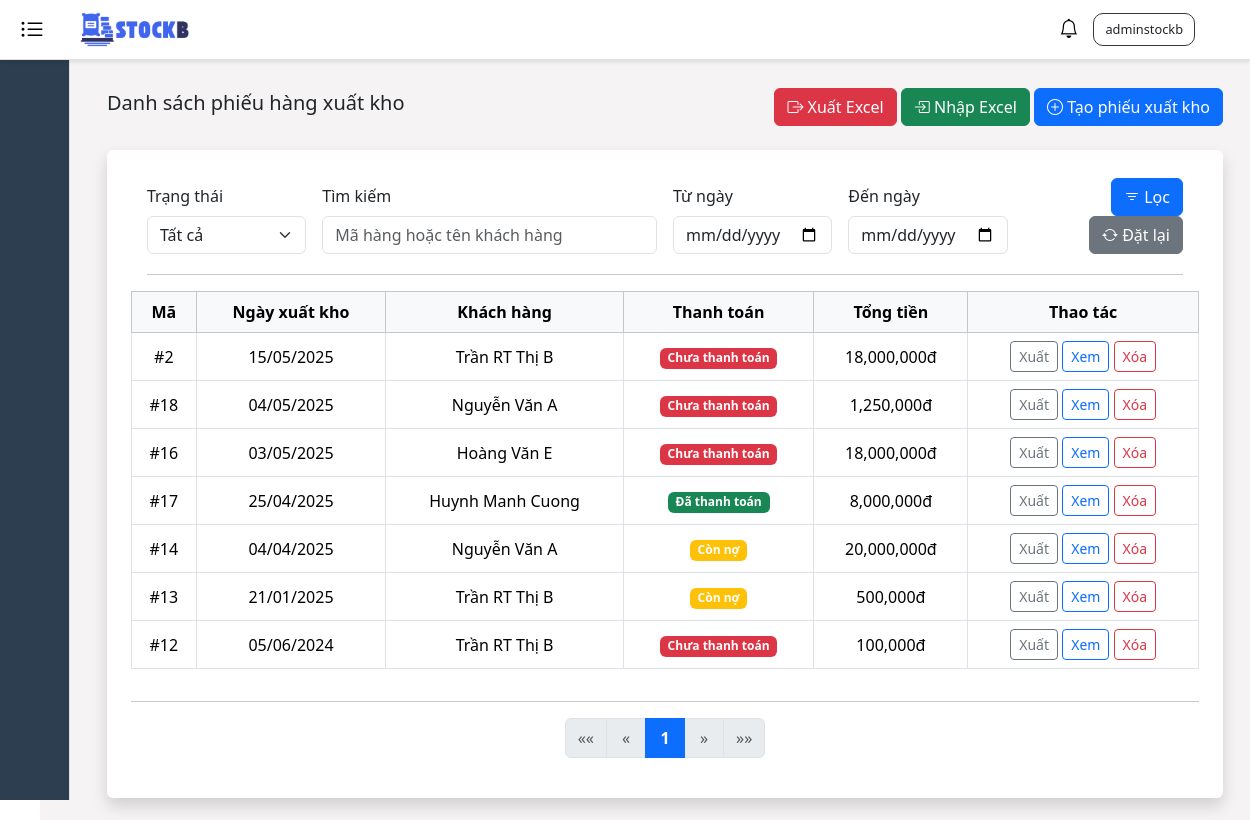
Page /stock-out/ (signed in) on the earlier database version.
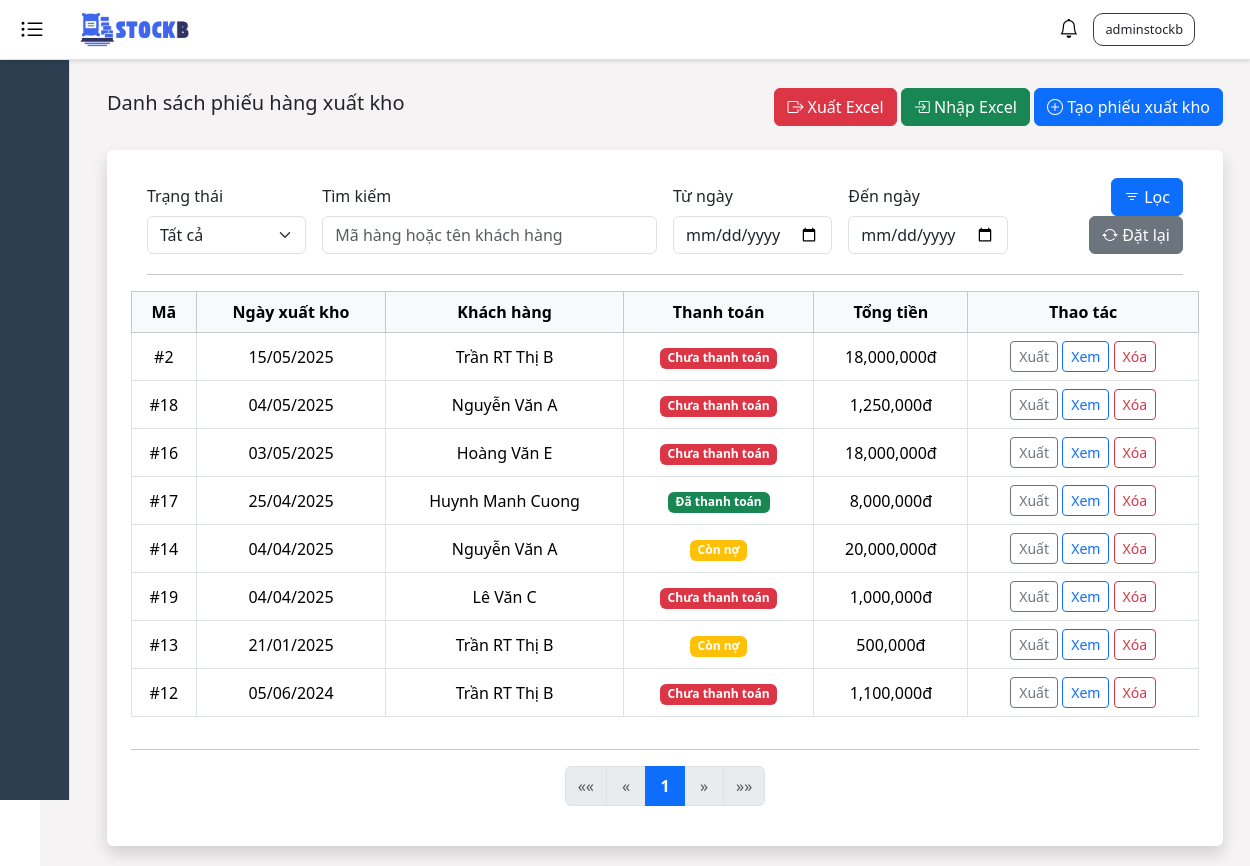
Same page on the later database version.
### stockb/models.py (models this page shows, shortened)
class StockOut(models.Model):
    PAYMENT_STATUS_CHOICES = [
        ('UNPAID', 'Chưa thanh toán'),
        ('PARTIALLY_PAID', 'Còn nợ'),
        ('PAID', 'Đã thanh toán'),
    ]
    export_date = models.DateField()
    payment_status = models.CharField(
        max_length=20,
        choices=PAYMENT_STATUS_CHOICES,
        default='UNPAID'
    )
    notes = models.TextField(blank=True)
    customer = models.ForeignKey(Customer, on_delete=models.SET_NULL, null="true")
    amount_paid = models.DecimalField(max_digits=20, decimal_places=0, default=0)
    created_by = models.ForeignKey(
        User,
        on_delete=models.SET_NULL,
        null=True,
        blank=True,
        related_name='stock_out_created'
    )
    updated_by = models.ForeignKey(
        User,
        on_delete=models.SET_NULL,
        null=True,
        blank=True,
        related_name='stock_out_updated'
    )
    created_at = models.DateTimeField(auto_now_add=True)
    updated_at = models.DateTimeField(auto_now=True)
    def total_amount(self):
        total = sum(
            detail.quantity * detail.selling_price * (1 - detail.discount / 100)
            for detail in self.stockoutdetail_set.all()
        )
        return total

### stockb/views/stock_out_views.py (the view, shortened to what this page needs)
# urls.py: path('stock-out/', stock_out_views.stock_out, name='stock_out'),
@login_required
def stock_out(request):
    stock_outs = StockOut.objects.all().order_by('-export_date')
    stock_out_list = []
    filter_type = request.GET.get('filter', 'all')
    search_text = request.GET.get('search', '')
    start_date = request.GET.get('start_date', '')
    end_date = request.GET.get('end_date', '')
    if filter_type == 'partially_paid':
        stock_outs = stock_outs.filter(payment_status='PARTIALLY_PAID')
    elif filter_type == 'paid':
        stock_outs = stock_outs.filter(payment_status='PAID')
    elif filter_type == 'unpaid':
        stock_outs = stock_outs.filter(payment_status='UNPAID')
    for stock_out in stock_outs:
        stock_out_list.append({
            'id': stock_out.id,
            'export_date': stock_out.export_date,
            'customer': f"{stock_out.customer.first_name} {stock_out.customer.last_name}",
            'payment_status': stock_out.payment_status,
            'total_amount': stock_out.total_amount(),
        })
    paginator = Paginator(stock_out_list, 10)
    page_number = request.GET.get('page')
    page_obj = paginator.get_page(page_number)
    context = {
        "title": "Trang xuất kho",
        'filter_type': filter_type,
        "stock_out_list": page_obj,
        "search_text": search_text,
        "start_date": start_date,
        "end_date": end_date,
    }
    return render(request, "stock_out/stock_out_list.html", context)

### stockb/context_processors.py (called while the page is built)
def notifications(request):
    return {
        'notifications': Notification.objects.all()[:50]
    }

### stockb/templates/stock_out/stock_out_list.html (shortened to what the changed rows need)
{% extends 'base.html' %}
{% load humanize %}
{% block content %}
    <div class="container bg-white p-4 rounded shadow">
        <div class="table-responsive">
          <table class="table table-bordered align-middle text-center">
            <thead class="table-light">
              <tr>
                <th scope="col">Mã</th>
                <th scope="col">Ngày xuất kho</th>
                <th scope="col">Khách hàng</th>
                <th scope="col">Thanh toán</th>
                <th scope="col">Tổng tiền</th>
                <th scope="col">Thao tác</th>
              </tr>
            </thead>
            {% for item in stock_out_list %}
            <tbody>
              <tr>
                <td>#{{item.id}}</td>
                <td>{{item.export_date|date:"d/m/Y"}}</td>
                <td>{{item.customer}}</td>
                <td>
                  {% if item.payment_status == "PAID" %}
                    <span class="badge bg-success">Đã thanh toán</span>
                  {% elif item.payment_status == "PARTIALLY_PAID" %}
                    <span class="badge bg-warning">Còn nợ</span>
                  {% else %}
                    <span class="badge bg-danger">Chưa thanh toán</span>
                  {% endif %}
                </td>
                <td>{{ item.total_amount|floatformat:0|intcomma }}đ</td>
                <td>
                  <a href="{% url 'export_single_stockout' stockout_id=item.id %}" class="btn btn-sm btn-outline-secondary">Xuất</a>
                  <a href="{% url 'stock_out_update' item.id %}" class="btn btn-sm btn-outline-primary">Xem</a>
                  <form method="POST" action="{% url 'stock_out_delete' pk=item.id %}" style="display:inline;" onsubmit="return confirm('Bạn có chắc chắn muốn xóa đơn xuất này không?');">
                            <button type="submit" class="btn btn-sm btn-outline-danger">Xóa</button>
                  </form>
                </td>
              </tr>
            </tbody>
            {% endfor %}
          </table>
    </div>
  </div>
{% endblock %}

Differences in the rows shown:
added StockOut: export_date "04/04/2025"
Other differences:
new list line: "# 19 Lê Văn C Chưa thanh toán 1,000,000 đ Xuất Xem Xóa"
new list line: "# 12 Trần RT Thị B Chưa thanh toán 1,100,000 đ Xuất Xem Xóa"
new list line: "05/06/2024"
list line gone: "# 12 Trần RT Thị B Chưa thanh toán 100,000 đ Xuất Xem Xóa"
list line gone: "05/06/2024"
